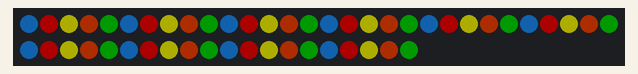
Simulated run of this sketch. Board: Arduino Uno, built with avr-gcc and run on an emulated ATmega328P. On the bench: 50 RGB LEDs in strip order, left to right, continuing on the next row. Dim RGB values are drawn brighter than linear.

Above: at 0.1 s.
At 0.8 s:
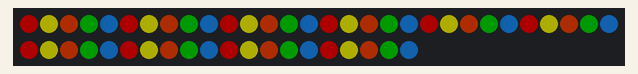
At 1.6 s:
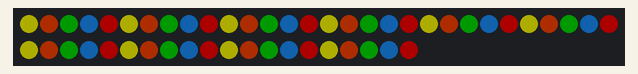
At 2.3 s:
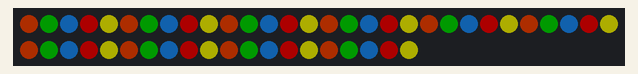
At 3.1 s:
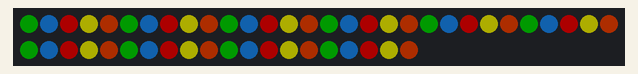

The sketch:

alternating-series.ino
```cpp
#include <FastLED.h>

#define NUM_LEDS 50
#define LED_PIN 4

CRGB leds[NUM_LEDS];

// Set colors. Fix size.
CRGB SERIES[5] = {CRGB::DodgerBlue, CRGB::Red, CRGB::Yellow, CRGB::OrangeRed, CRGB::Green};
int SERIES_LEN = 5;

void setup() {
  FastLED.addLeds<WS2811, LED_PIN, RGB>(leds, NUM_LEDS); // RGB is color order
  FastLED.setBrightness(50); // 0-255
}

void loop() {

  // Set the full string of lights to the colors of the series
  // in the order they were declared above. The series will shift
  // after each run so the series will appear to shift across
  // the light string.
  for (int i = 0; i < NUM_LEDS; i++) {
    leds[i] = SERIES[i%5];
  }

  FastLED.show();
  delay(750);

  shiftSeries();
}


void shiftSeries() {
  CRGB first = SERIES[0];

  for (int i = 0; i < SERIES_LEN - 1; i++) {
    SERIES[i] = SERIES[i + 1];
  }

  SERIES[SERIES_LEN - 1] = first;
}
```

Measured:
- by itself, everything shown: repeats every 3.8 s, in 5 steps
- what the display in image 1 shows lasts 0.7 s, from 0.8 s to 1.5 s
